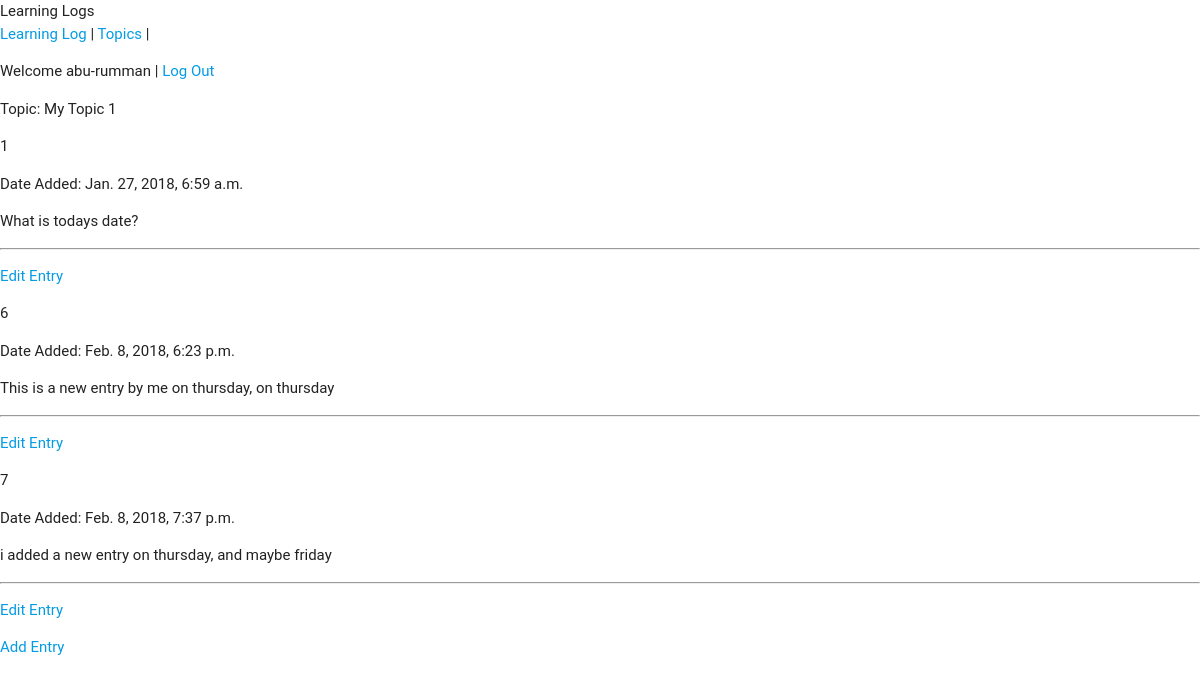
The app's page /learninglog/topic/1/ (signed in) with its own data.
### learninglog/models.py (models this page shows)
class Topic(models.Model):
    text = models.CharField(max_length = 200)
    date_added = models.DateField(auto_now_add = True)
    owner = models.ForeignKey(User)
    def __str__(self):
        return self.text

class Entry(models.Model):
    topic = models.ForeignKey(Topic, on_delete = models.CASCADE)
    text = models.TextField()
    date_added = models.DateTimeField(auto_now_add = True)
    class Meta:
        verbose_name_plural = 'Entries'
    def __str__(self):
        return self.text[:50]

### learninglog/views.py (the view)
# urls.py: url(r'^topic/(?P<topic_id>\d+)/$', views.topic, name = 'topic'),
@login_required
def topic(request, topic_id):
    topic = Topic.objects.get(id = topic_id)
    topic_entry = topic.entry_set.all()
    if topic.owner != request.user:
        raise Http404
    context = {'topic': topic, 'topic_entry': topic_entry}
    return render(request, 'learninglog/topic.html', context)

### learninglog/templates/learninglog/topic.html
{% extends 'learninglog/header.html'%}
{% block content%}
<p>
  Topic: {{ topic }}
</p>
{% for entry in topic_entry %}
<p>
  {{ entry.id }}
</p>
<p>
Date Added:  {{ entry.date_added}}
</p>
<p> {{ entry|linebreaks }} </p>
<hr />
<p>
  <a href='{% url 'learninglog:edit_entry' entry.id %}'>Edit Entry</a>
</p>
{% empty%}
<p>No Entries for this Topic</p>
{% endfor %}
<p>
  <a href='{% url 'learninglog:add_entry' topic.id %}'> Add Entry </a>
</p>
{% endblock %}

### learninglog/templates/learninglog/header.html (shortened to what this page needs)
{% load staticfiles %}
<!doctype html>
<html>
<head>
<link rel="stylesheet" type="text/css" href="{% static 'css/materialize.css' %}" media="screen,projection"/>
<html lang="en">
</head>
<body>
  <header>
  <div>
    Learning Logs
  </div>
  </header>
  <a href='{% url 'learninglog:home' %}'>Learning Log</a> |
  <a href='{% url 'learninglog:topics' %}'>Topics</a> |
  <p>
    {% if user.is_authenticated %}
    Welcome {{ user.username }} |
    <a href='{% url "users:logout" %}'>Log Out</a>
    {% else %}
    <a href="{% url 'users:login' %}">Log In</a> |
    <a href="{% url 'users:sign_up' %}">Sign Up</a>
    {% endif%}
  </p>
  {% block content %}
  {% endblock content %}
</body>
</html>

### records on screen
Topic: text "My Topic 1"
Entry: id "1", date_added "Jan. 27, 2018, 6:59 a.m.", text "What is todays date?"
Entry: id "6", date_added "Feb. 8, 2018, 6:23 p.m.", text "This is a new entry by me on thursday, on thursday"
Entry: id "7", date_added "Feb. 8, 2018, 7:37 p.m.", text "i added a new entry on thursday, and maybe friday"

### other values on screen
{{ user.username }} "abu-rumman"
